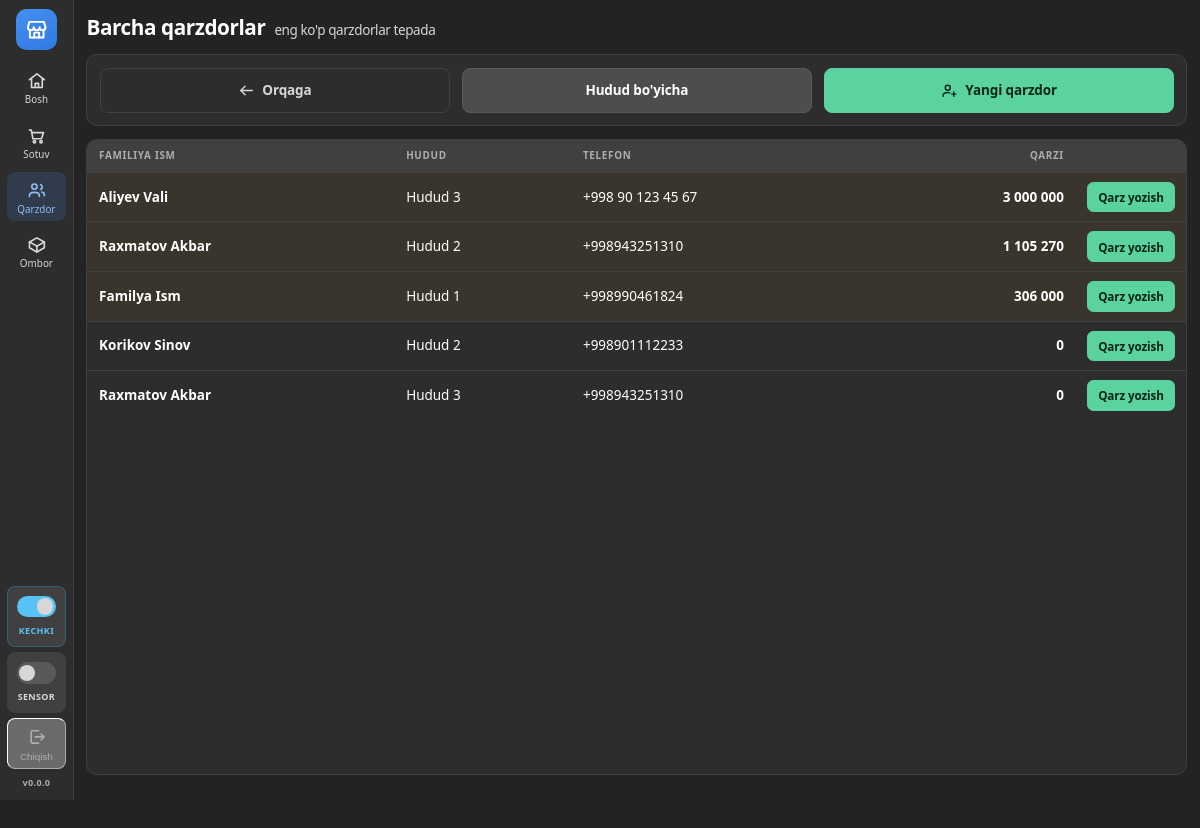
The page /qidirish/?korinish=royxat (signed in) on the database as committed earlier.
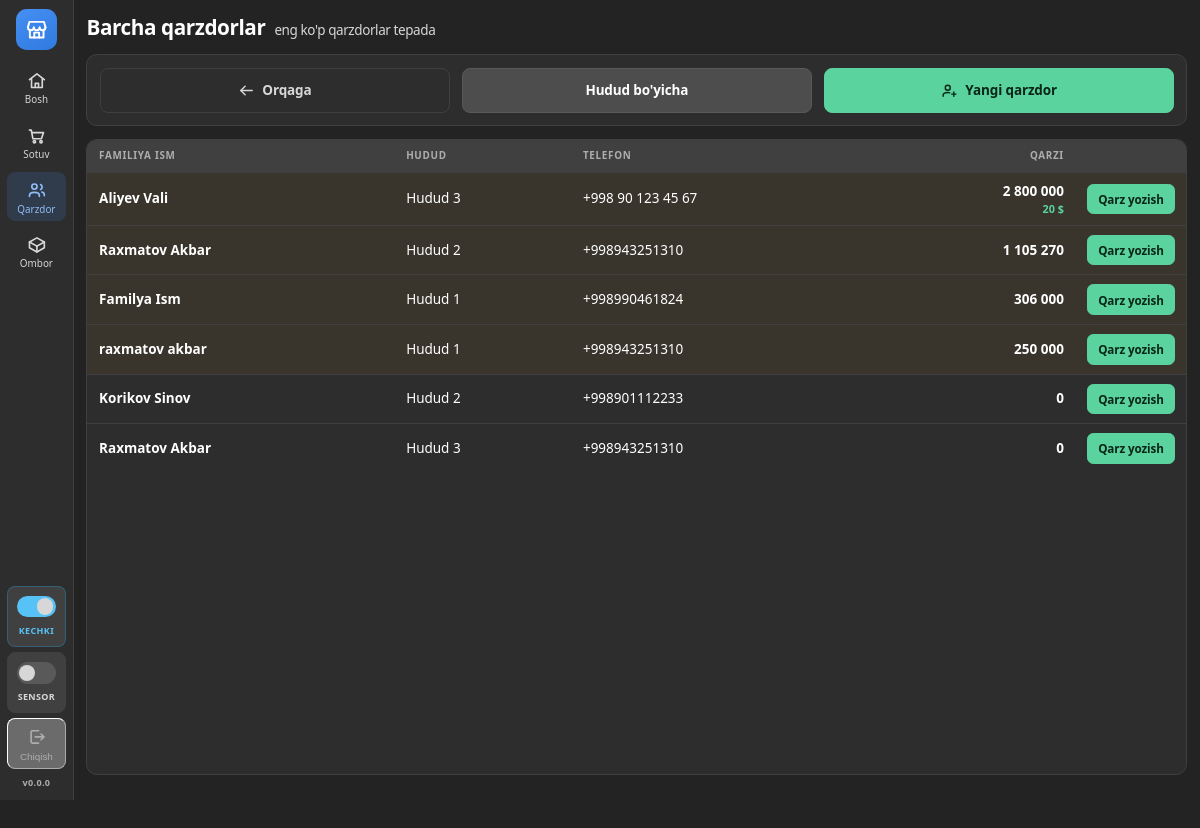
The same page on the database as committed later.
### qarz/models.py (models this page shows, shortened)
class Qarzdor(models.Model):
    ism = models.CharField("Ism", max_length=60)
    familiya = models.CharField("Familiya", max_length=60)
    telefon = models.CharField("Telefon", max_length=25, blank=True)
    hudud = models.ForeignKey(Hudud, on_delete=models.PROTECT, related_name="qarzdorlar",
                              verbose_name="Hudud")
    izoh = models.CharField("Izoh", max_length=200, blank=True)
    yaratilgan = models.DateTimeField(auto_now_add=True)
    class Meta:
        verbose_name = "Qarzdor"
        verbose_name_plural = "Qarzdorlar"
        ordering = ["familiya", "ism"]
    @property
    def jami_qarz(self):
        jami = self.qarzlar.aggregate(s=Sum(F("jami") - F("qaytarilgan_summa")))["s"]
        return jami or Decimal("0")
    @property
    def jami_qarz_dollar(self):
        jami = self.qarzlar.aggregate(
            s=Sum(F("jami_dollar") - F("qaytarilgan_summa_dollar")))["s"]
        return jami or Decimal("0")
    @property
    def jami_tolov(self):
        jami = self.tolovlar.filter(valyuta=Valyuta.SOM).aggregate(s=Sum("summa"))["s"]
        return jami or Decimal("0")
    @property
    def jami_tolov_dollar(self):
        jami = self.tolovlar.filter(valyuta=Valyuta.DOLLAR).aggregate(s=Sum("summa"))["s"]
        return jami or Decimal("0")
    @property
    def balans(self):
        return self.jami_qarz - self.jami_tolov
    @property
    def balans_dollar(self):
        return self.jami_qarz_dollar - self.jami_tolov_dollar
    @property
    def qarzi_bormi(self):
        return self.balans > 0 or self.balans_dollar > 0

class Hudud(models.Model):
    nom = models.CharField("Hudud nomi", max_length=80, unique=True)
    tartib = models.PositiveSmallIntegerField("Tartib", default=0)
    class Meta:
        verbose_name = "Hudud"
        verbose_name_plural = "Hududlar"
        ordering = ["tartib", "nom"]

### qarz/views.py (the view)
# urls.py: path("qidirish/", views.qidirish, name="qidirish"),
def qidirish(request):
    hudud_id = request.GET.get("hudud", "")
    korinish = request.GET.get("korinish", "")
    if hudud_id:
        korinish = "royxat"
    elif korinish not in ("royxat", "hududlar"):
        korinish = "tanlov"
    hudud = None
    qarzdorlar = []
    kartalar = []
    if korinish == "royxat":
        tanlangan = Qarzdor.objects.select_related("hudud")
        if hudud_id:
            hudud = get_object_or_404(Hudud, pk=hudud_id)
            tanlangan = tanlangan.filter(hudud=hudud)
        qarzdorlar = sorted(tanlangan, key=lambda q: (q.balans, q.balans_dollar), reverse=True)
    elif korinish == "hududlar":
        kartalar = hudud_kartalari()
    return render(request, "qarz/qidirish.html", {
        "korinish": korinish,
        "qarzdorlar": qarzdorlar,
        "hudud": hudud,
        "hudud_kartalari": kartalar,
    })

### config/kontekst.py (called while the page is built)
def _oqi():
    yol = getattr(settings, "VERSIYA_FAYL", None)
    if yol is None or not yol.exists():
        return getattr(settings, "VERSIYA", "")
    vaqt = yol.stat().st_mtime
    if _xotira["vaqt"] != vaqt:
        _xotira["vaqt"] = vaqt
        _xotira["qiymat"] = yol.read_text(encoding="utf-8").strip()
    return _xotira["qiymat"]

def versiya(request):
    return {"versiya": _oqi()}

### qarz/templatetags/statik_versiya.py (called while the page is built)
@register.simple_tag
def statik(yol):
    manzil = static(yol)
    papkalar = list(getattr(settings, "STATICFILES_DIRS", []))
    if getattr(settings, "STATIC_ROOT", None):
        papkalar.append(settings.STATIC_ROOT)
    for papka in papkalar:
        toliq = os.path.join(str(papka), *yol.split("/"))
        if os.path.exists(toliq):
            return f"{manzil}?v={int(os.path.getmtime(toliq))}"
    return manzil

### qarz/templatetags/xozmag.py (called while the page is built)
def _decimalga(qiymat):
    try:
        return Decimal(str(qiymat).replace(" ", "").replace(",", "."))
    except (InvalidOperation, TypeError, ValueError):
        return None

@register.filter
def pul(qiymat):
    son = _decimalga(qiymat)
    if son is None:
        return qiymat
    return f"{son.quantize(Decimal('1'), rounding=ROUND_HALF_UP):,f}".replace(",", " ")

### templates/qarz/qidirish.html (shortened to what this page needs)
{% extends "base.html" %}
{% load xozmag %}
{% block tana %}
<div class="sahifa-keng{% if korinish == 'royxat' %} sahifa-toliq{% endif %}">
  {% if korinish != "hududlar" %}
    <div class="sarlavha">
      {% if hudud %}{{ hudud.nom }}
        <span class="kichik">shu hududning qarzdorlari</span>
      {% elif korinish == "royxat" %}Barcha qarzdorlar
        <span class="kichik">eng ko'p qarzdorlar tepada</span>
      {% else %}Eski qarzdorni topish
        <span class="kichik">qanday izlaymiz?</span>
      {% endif %}
    </div>
  {% endif %}
{% if korinish == "tanlov" %}
  <div class="markazda">
  <div class="tanlov-setka ikkita">
    <a class="tanlov qarz" href="?korinish=royxat">
      <span class="belgi"><svg class="ikon"><use href="#i-odamlar"></use></svg></span>
      <span class="bosh">Barcha qarzdorlar</span>
      <span class="izoh">Hammasi bitta ro'yxatda</span>
    </a>
    <a class="tanlov yangi" href="?korinish=hududlar">
      <span class="belgi"><svg class="ikon"><use href="#i-uy"></use></svg></span>
      <span class="bosh">Hududlar</span>
      <span class="izoh">Avval hududni tanlang, so'ng o'sha hududning qarzdorlari</span>
    </a>
  </div>
  <div class="qator" style="max-width:320px">
    <a class="tugma tinch" href="{% url 'qarz:boshlash' %}">
      <svg class="ikon"><use href="#i-chap"></use></svg> Orqaga
    </a>
  </div>
  </div>
{% else %}
  <div class="quti">
    <div class="qator">
      <a class="tugma tinch" style="flex:1"
         href="{% if hudud %}?korinish=hududlar{% else %}{% url 'qarz:qidirish' %}{% endif %}">
        <svg class="ikon"><use href="#i-chap"></use></svg> Orqaga
      </a>
      {% if hudud %}
        <a class="tugma" style="flex:1" href="?korinish=royxat">Barcha qarzdorlar</a>
      {% else %}
        <a class="tugma" style="flex:1" href="?korinish=hududlar">Hudud bo'yicha</a>
      {% endif %}
      <a class="tugma yashil" style="flex:1" href="{% url 'qarz:yangi_qarzdor' %}">
        <svg class="ikon"><use href="#i-odam-plus"></use></svg> Yangi qarzdor
      </a>
    </div>
  </div>
  <div class="jadval-quti">
    <table class="jadval">
      <thead>
        <tr>
          <th>Familiya Ism</th>
          {% if not hudud %}<th>Hudud</th>{% endif %}
          <th>Telefon</th>
          <th class="son">Qarzi</th>
          <th style="width:1%"></th>
        </tr>
      </thead>
      <tbody>
        {% for q in qarzdorlar %}
          <tr class="bosiladi {% if q.qarzi_bormi %}ogohlantirish{% endif %}"
              onclick="location.href='{% url 'qarz:qarzdor_karta' q.pk %}'">
            <td><b>{{ q.familiya }} {{ q.ism }}</b></td>
            {% if not hudud %}<td>{{ q.hudud.nom }}</td>{% endif %}
            <td>{{ q.telefon|default:"—" }}</td>
            <td class="son">
              <b>{{ q.balans|pul }}</b>
              {% if q.balans_dollar %}<div class="dollar-yozuv">{{ q.balans_dollar|tekis }} $</div>{% endif %}
            </td>
            <td>
              <a class="tugma kichik yashil" href="{% url 'qarz:qarz_boshlash' q.pk %}"
                 onclick="event.stopPropagation()">Qarz yozish</a>
            </td>
          </tr>
        {% endfor %}
      </tbody>
    </table>
  </div>
{% endif %}
</div>
{% endblock %}

Rows that differ between the two databases and show on the page:
shown differently, row unchanged: Qarzdor "Aliyev": balans|pul "3 000 000" → "2 800 000"; balans_dollar|tekis (not shown) → "20"
added Qarzdor: familiya "raxmatov", ism "akbar", hudud.nom "Hudud 1", telefon "+998943251310", balans|pul "250 000"
